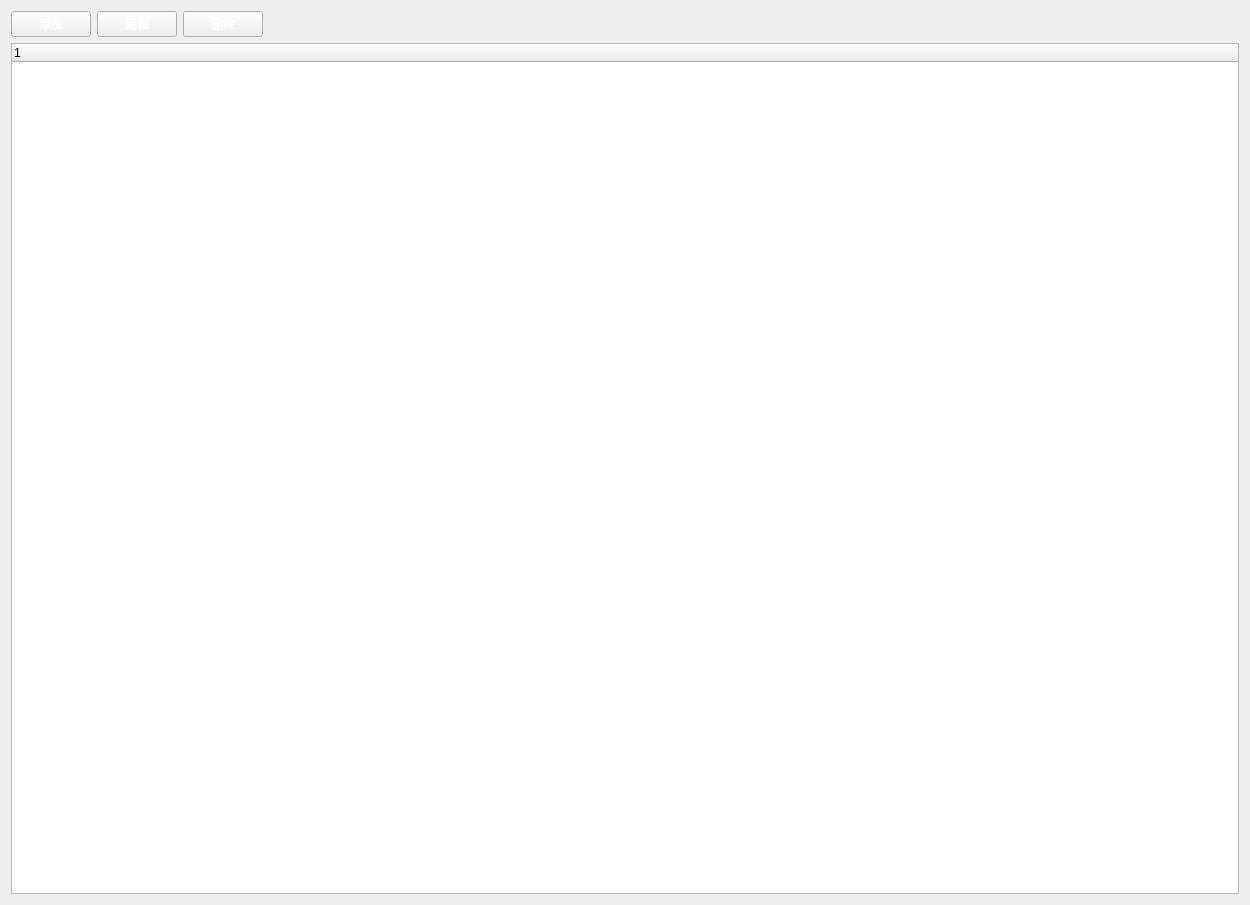
<?xml version="1.0" encoding="UTF-8"?>
<ui version="4.0">
 <class>DeptManageSetForm</class>
 <widget class="QWidget" name="DeptManageSetForm">
  <property name="geometry">
   <rect>
    <x>0</x>
    <y>0</y>
    <width>1250</width>
    <height>905</height>
   </rect>
  </property>
  <property name="windowTitle">
   <string>Form</string>
  </property>
  <layout class="QGridLayout" name="gridLayout">
   <item row="0" column="0">
    <widget class="QPushButton" name="addpushButton">
     <property name="styleSheet">
      <string notr="true">QPushButton {
    background-image: url(:/image/asm3872.png);
	font: 16pt &quot;Sans Serif&quot;;
	color: rgb(255, 255, 255);
 }</string>
     </property>
     <property name="text">
      <string>添加</string>
     </property>
    </widget>
   </item>
   <item row="0" column="1">
    <widget class="QPushButton" name="updatepushButton">
     <property name="styleSheet">
      <string notr="true">QPushButton {
    background-image: url(:/image/asm3872.png);
	font: 16pt &quot;Sans Serif&quot;;
	color: rgb(255, 255, 255);
 }</string>
     </property>
     <property name="text">
      <string>编辑</string>
     </property>
    </widget>
   </item>
   <item row="0" column="2">
    <widget class="QPushButton" name="deletepushButton">
     <property name="styleSheet">
      <string notr="true">QPushButton {
    background-image: url(:/image/asm3872.png);
	font: 16pt &quot;Sans Serif&quot;;
	color: rgb(255, 255, 255);
 }</string>
     </property>
     <property name="text">
      <string>删除</string>
     </property>
    </widget>
   </item>
   <item row="0" column="3">
    <spacer name="horizontalSpacer">
     <property name="orientation">
      <enum>Qt::Horizontal</enum>
     </property>
     <property name="sizeHint" stdset="0">
      <size>
       <width>1607</width>
       <height>20</height>
      </size>
     </property>
    </spacer>
   </item>
   <item row="1" column="0" colspan="4">
    <widget class="QTreeWidget" name="deptreeWidget">
     <column>
      <property name="text">
       <string notr="true">1</string>
      </property>
     </column>
    </widget>
   </item>
  </layout>
 </widget>
 <resources/>
 <connections/>
</ui>
